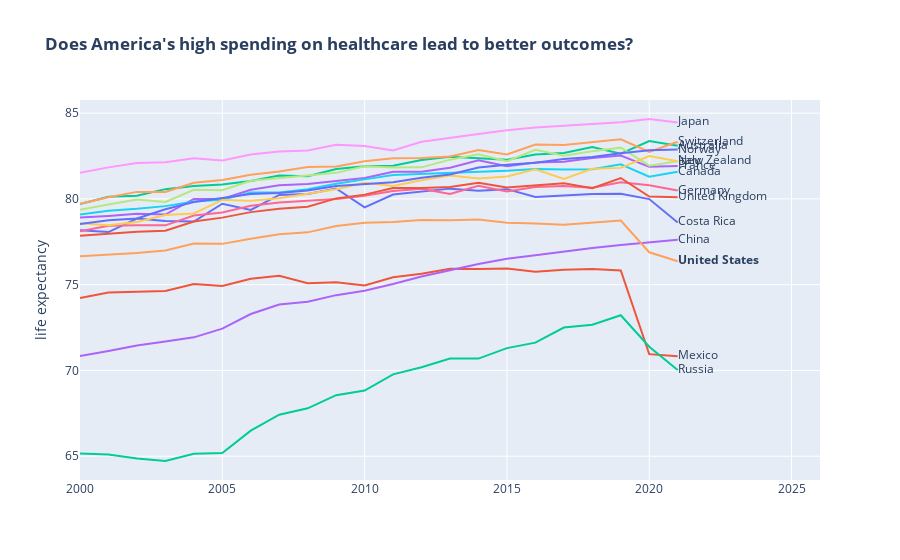

Notebook code for this chart:
### Code cell
plot_timeseries_multiple_countries(data=life, title="Does America's high spending on healthcare lead to better outcomes?", yaxis_title="life expectancy")

### Figure 1 — Plotly figure (JSON) as saved in the notebook; plotly's stock layout.template omitted (floating-point values rounded to 4 significant figures)
{"data": [{"mode": "lines", "name": "costa rica", "type": "scatter", "x": [2021, 2020, 2019, 2018, 2017, 2016, 2015, 2014, 2013, 2012, 2011, 2010, 2009, 2008, 2007, 2006, 2005, 2004, 2003, 2002, 2001, 2000], "y": [78.63, 79.99, 80.3, 80.29, 80.2, 80.11, 80.57, 80.48, 80.6, 80.42, 80.26, 79.51, 80.61, 80.29, 80.23, 79.36, 79.72, 78.68, 78.71, 78.86, 78.07, 78.17]}, {"mode": "lines", "name": "mexico", "type": "scatter", "x": [2021, 2020, 2019, 2018, 2017, 2016, 2015, 2014, 2013, 2012, 2011, 2010, 2009, 2008, 2007, 2006, 2005, 2004, 2003, 2002, 2001, 2000], "y": [70.83, 70.95, 75.83, 75.92, 75.87, 75.76, 75.94, 75.91, 75.93, 75.64, 75.43, 74.95, 75.14, 75.09, 75.52, 75.34, 74.93, 75.04, 74.63, 74.59, 74.55, 74.22]}, {"mode": "lines", "name": "australia", "type": "scatter", "x": [2021, 2020, 2019, 2018, 2017, 2016, 2015, 2014, 2013, 2012, 2011, 2010, 2009, 2008, 2007, 2006, 2005, 2004, 2003, 2002, 2001, 2000], "y": [83.1, 83.37, 82.64, 83.02, 82.68, 82.59, 82.29, 82.37, 82.46, 82.27, 81.93, 81.91, 81.75, 81.32, 81.37, 81.04, 80.84, 80.76, 80.57, 80.19, 80.13, 79.7]}, {"mode": "lines", "name": "france", "type": "scatter", "x": [2021, 2020, 2019, 2018, 2017, 2016, 2015, 2014, 2013, 2012, 2011, 2010, 2009, 2008, 2007, 2006, 2005, 2004, 2003, 2002, 2001, 2000], "y": [81.92, 81.87, 82.53, 82.38, 82.17, 82.13, 81.91, 82.25, 81.82, 81.58, 81.58, 81.22, 81.04, 80.87, 80.8, 80.53, 80, 80, 79.09, 79.14, 79.01, 78.91]}, {"mode": "lines", "name": "switzerland", "type": "scatter", "x": [2021, 2020, 2019, 2018, 2017, 2016, 2015, 2014, 2013, 2012, 2011, 2010, 2009, 2008, 2007, 2006, 2005, 2004, 2003, 2002, 2001, 2000], "y": [83.33, 82.74, 83.48, 83.29, 83.14, 83.17, 82.59, 82.85, 82.48, 82.39, 82.37, 82.2, 81.89, 81.86, 81.6, 81.41, 81.11, 80.94, 80.4, 80.41, 80.1, 79.71]}, {"mode": "lines", "name": "canada", "type": "scatter", "x": [2021, 2020, 2019, 2018, 2017, 2016, 2015, 2014, 2013, 2012, 2011, 2010, 2009, 2008, 2007, 2006, 2005, 2004, 2003, 2002, 2001, 2000], "y": [81.58, 81.3, 82.02, 81.73, 81.71, 81.74, 81.65, 81.59, 81.56, 81.49, 81.4, 81.14, 80.88, 80.56, 80.38, 80.37, 79.95, 79.85, 79.58, 79.42, 79.31, 79.09]}, {"mode": "lines", "name": "germany", "type": "scatter", "x": [2021, 2020, 2019, 2018, 2017, 2016, 2015, 2014, 2013, 2012, 2011, 2010, 2009, 2008, 2007, 2006, 2005, 2004, 2003, 2002, 2001, 2000], "y": [80.49, 80.8, 80.97, 80.65, 80.75, 80.69, 80.43, 80.76, 80.29, 80.59, 80.46, 80.18, 79.99, 79.88, 79.79, 79.6, 79.21, 79.03, 78.46, 78.46, 78.44, 78.11]}, {"mode": "lines", "name": "italy", "type": "scatter", "x": [2021, 2020, 2019, 2018, 2017, 2016, 2015, 2014, 2013, 2012, 2011, 2010, 2009, 2008, 2007, 2006, 2005, 2004, 2003, 2002, 2001, 2000], "y": [82.2, 81.94, 82.99, 82.78, 82.52, 82.87, 82.2, 82.61, 82.29, 81.84, 81.83, 81.9, 81.52, 81.37, 81.18, 81.06, 80.51, 80.53, 79.82, 79.96, 79.68, 79.37]}, {"mode": "lines", "name": "japan", "type": "scatter", "x": [2021, 2020, 2019, 2018, 2017, 2016, 2015, 2014, 2013, 2012, 2011, 2010, 2009, 2008, 2007, 2006, 2005, 2004, 2003, 2002, 2001, 2000], "y": [84.46, 84.66, 84.47, 84.35, 84.26, 84.16, 84, 83.79, 83.56, 83.33, 82.83, 83.08, 83.16, 82.83, 82.76, 82.59, 82.24, 82.37, 82.14, 82.1, 81.84, 81.53]}, {"mode": "lines", "name": "new zealand", "type": "scatter", "x": [2021, 2020, 2019, 2018, 2017, 2016, 2015, 2014, 2013, 2012, 2011, 2010, 2009, 2008, 2007, 2006, 2005, 2004, 2003, 2002, 2001, 2000], "y": [82.2, 82.5, 81.81, 81.76, 81.16, 81.73, 81.31, 81.19, 81.36, 81.09, 80.75, 80.94, 80.56, 80.31, 80.04, 79.89, 79.94, 79.15, 79.06, 78.66, 78.47, 78.58]}, {"mode": "lines", "name": "norway", "type": "scatter", "x": [2021, 2020, 2019, 2018, 2017, 2016, 2015, 2014, 2013, 2012, 2011, 2010, 2009, 2008, 2007, 2006, 2005, 2004, 2003, 2002, 2001, 2000], "y": [82.88, 82.84, 82.66, 82.44, 82.33, 82.11, 81.99, 81.83, 81.43, 81.23, 80.97, 80.87, 80.75, 80.49, 80.35, 80.28, 80.05, 79.82, 79.4, 78.86, 78.75, 78.54]}, {"mode": "lines", "name": "united kingdom", "type": "scatter", "x": [2021, 2020, 2019, 2018, 2017, 2016, 2015, 2014, 2013, 2012, 2011, 2010, 2009, 2008, 2007, 2006, 2005, 2004, 2003, 2002, 2001, 2000], "y": [80.1, 80.14, 81.22, 80.62, 80.92, 80.81, 80.66, 80.94, 80.69, 80.64, 80.64, 80.25, 80.03, 79.54, 79.42, 79.23, 78.91, 78.68, 78.15, 78.08, 77.95, 77.86]}, {"mode": "lines", "name": "russia", "type": "scatter", "x": [2021, 2020, 2019, 2018, 2017, 2016, 2015, 2014, 2013, 2012, 2011, 2010, 2009, 2008, 2007, 2006, 2005, 2004, 2003, 2002, 2001, 2000], "y": [70.02, 71.38, 73.22, 72.66, 72.5, 71.62, 71.3, 70.69, 70.7, 70.19, 69.77, 68.83, 68.56, 67.79, 67.42, 66.49, 65.19, 65.14, 64.72, 64.86, 65.1, 65.16]}, {"mode": "lines", "name": "china", "type": "scatter", "x": [2021, 2020, 2019, 2018, 2017, 2016, 2015, 2014, 2013, 2012, 2011, 2010, 2009, 2008, 2007, 2006, 2005, 2004, 2003, 2002, 2001, 2000], "y": [77.62, 77.48, 77.31, 77.14, 76.95, 76.72, 76.51, 76.2, 75.84, 75.48, 75.04, 74.65, 74.39, 74, 73.84, 73.29, 72.44, 71.93, 71.69, 71.45, 71.13, 70.84]}, {"mode": "lines", "name": "united states", "type": "scatter", "x": [2021, 2020, 2019, 2018, 2017, 2016, 2015, 2014, 2013, 2012, 2011, 2010, 2009, 2008, 2007, 2006, 2005, 2004, 2003, 2002, 2001, 2000], "y": [76.37, 76.89, 78.74, 78.63, 78.5, 78.56, 78.61, 78.8, 78.76, 78.77, 78.65, 78.61, 78.42, 78.05, 77.94, 77.68, 77.38, 77.4, 76.99, 76.85, 76.75, 76.66]}, {"mode": "text", "name": "NONE", "showlegend": false, "text": "Costa Rica", "textposition": "middle right", "type": "scatter", "x": [2021], "y": [78.63]}, {"mode": "text", "name": "NONE", "showlegend": false, "text": "Mexico", "textposition": "middle right", "type": "scatter", "x": [2021], "y": [70.83]}, {"mode": "text", "name": "NONE", "showlegend": false, "text": "Australia", "textposition": "middle right", "type": "scatter", "x": [2021], "y": [83.1]}, {"mode": "text", "name": "NONE", "showlegend": false, "text": "France", "textposition": "middle right", "type": "scatter", "x": [2021], "y": [81.92]}, {"mode": "text", "name": "NONE", "showlegend": false, "text": "Switzerland", "textposition": "middle right", "type": "scatter", "x": [2021], "y": [83.33]}, {"mode": "text", "name": "NONE", "showlegend": false, "text": "Canada", "textposition": "middle right", "type": "scatter", "x": [2021], "y": [81.58]}, {"mode": "text", "name": "NONE", "showlegend": false, "text": "Germany", "textposition": "middle right", "type": "scatter", "x": [2021], "y": [80.49]}, {"mode": "text", "name": "NONE", "showlegend": false, "text": "Italy", "textposition": "middle right", "type": "scatter", "x": [2021], "y": [82.2]}, {"mode": "text", "name": "NONE", "showlegend": false, "text": "Japan", "textposition": "middle right", "type": "scatter", "x": [2021], "y": [84.46]}, {"mode": "text", "name": "NONE", "showlegend": false, "text": "New Zealand", "textposition": "middle right", "type": "scatter", "x": [2021], "y": [82.2]}, {"mode": "text", "name": "NONE", "showlegend": false, "text": "Norway", "textposition": "middle right", "type": "scatter", "x": [2021], "y": [82.88]}, {"mode": "text", "name": "NONE", "showlegend": false, "text": "United Kingdom", "textposition": "middle right", "type": "scatter", "x": [2021], "y": [80.1]}, {"mode": "text", "name": "NONE", "showlegend": false, "text": "Russia", "textposition": "middle right", "type": "scatter", "x": [2021], "y": [70.02]}, {"mode": "text", "name": "NONE", "showlegend": false, "text": "China", "textposition": "middle right", "type": "scatter", "x": [2021], "y": [77.62]}, {"mode": "text", "name": "NONE", "showlegend": false, "text": "<b>United States</b>", "textposition": "middle right", "type": "scatter", "x": [2021], "y": [76.37]}], "layout": {"autosize": true, "showlegend": false, "title": {"text": "<b>Does America's high spending on healthcare lead to better outcomes?</b>"}, "xaxis": {"range": [2000, 2026], "type": "linear"}, "yaxis": {"autorange": true, "range": [63.61, 85.77], "title": {"text": "life expectancy"}, "type": "linear"}}}
